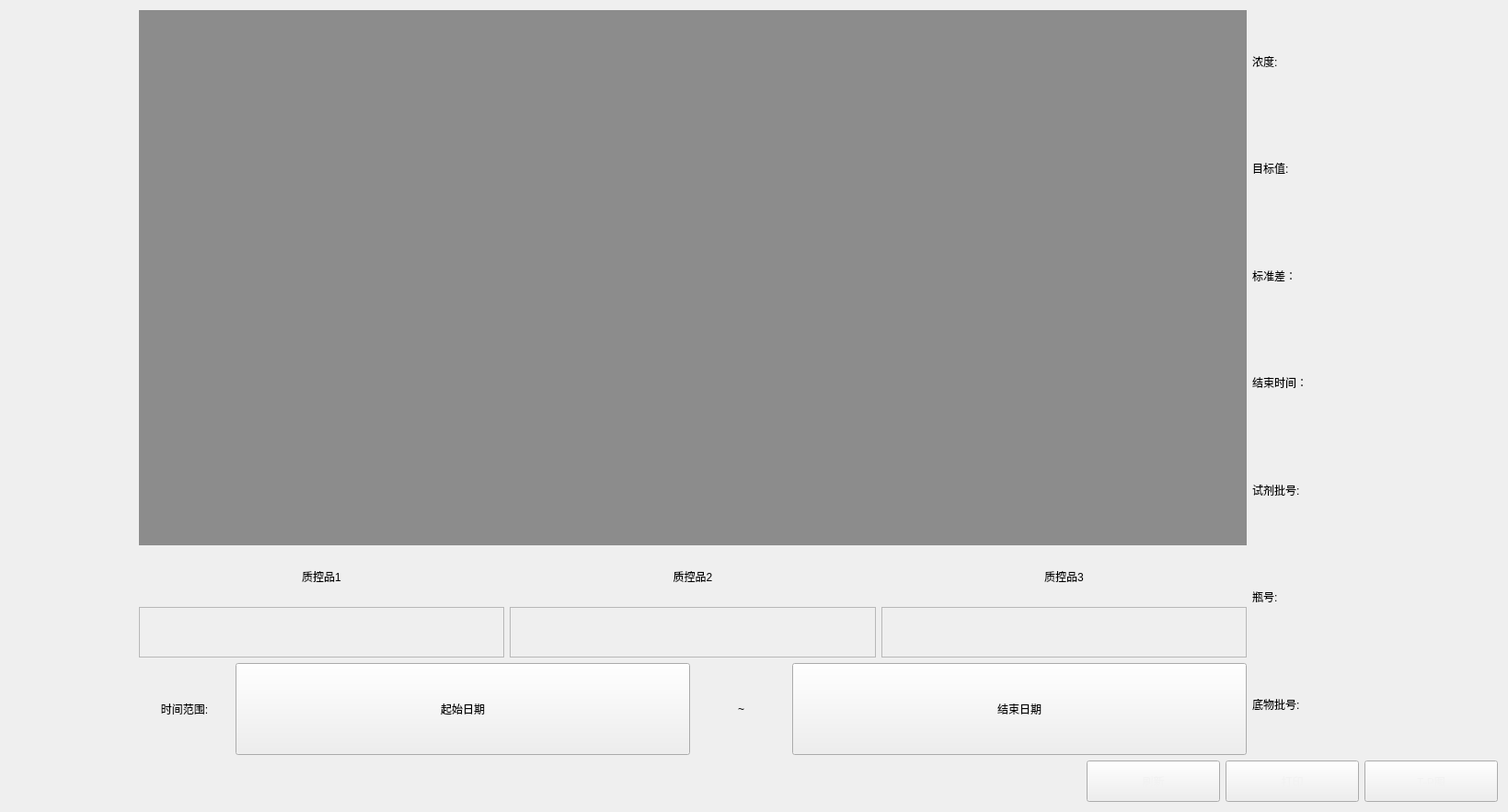
<?xml version="1.0" encoding="UTF-8"?>
<ui version="4.0">
 <class>QCChartLJ</class>
 <widget class="QWidget" name="QCChartLJ">
  <property name="geometry">
   <rect>
    <x>0</x>
    <y>0</y>
    <width>1639</width>
    <height>883</height>
   </rect>
  </property>
  <property name="windowTitle">
   <string>Form</string>
  </property>
  <layout class="QGridLayout" name="gridLayout">
   <item row="0" column="0">
    <layout class="QVBoxLayout" name="verticalLayout_6">
     <item>
      <layout class="QHBoxLayout" name="horizontalLayout_3" stretch="1,9,2">
       <item>
        <widget class="CusTableView" name="QCProjectsTable" native="true"/>
       </item>
       <item>
        <layout class="QVBoxLayout" name="verticalLayout_4" stretch="5,1,1">
         <item>
          <widget class="CusLineChartWidget" name="LJChartsArea" native="true">
           <property name="styleSheet">
            <string notr="true">background-color: rgb(140, 140, 140);</string>
           </property>
          </widget>
         </item>
         <item>
          <layout class="QHBoxLayout" name="horizontalLayout">
           <item>
            <layout class="QVBoxLayout" name="verticalLayout">
             <item>
              <widget class="QLabel" name="label">
               <property name="styleSheet">
                <string notr="true">font: 20pt &quot;Microsoft YaHei UI&quot;;</string>
               </property>
               <property name="text">
                <string>质控品1</string>
               </property>
               <property name="alignment">
                <set>Qt::AlignCenter</set>
               </property>
              </widget>
             </item>
             <item>
              <widget class="CusAdjustBox" name="frame">
               <property name="frameShape">
                <enum>QFrame::StyledPanel</enum>
               </property>
               <property name="frameShadow">
                <enum>QFrame::Raised</enum>
               </property>
              </widget>
             </item>
            </layout>
           </item>
           <item>
            <layout class="QVBoxLayout" name="verticalLayout_2">
             <item>
              <widget class="QLabel" name="label_2">
               <property name="styleSheet">
                <string notr="true">font: 20pt &quot;Microsoft YaHei UI&quot;;</string>
               </property>
               <property name="text">
                <string>质控品2</string>
               </property>
               <property name="alignment">
                <set>Qt::AlignCenter</set>
               </property>
              </widget>
             </item>
             <item>
              <widget class="CusAdjustBox" name="frame_2">
               <property name="frameShape">
                <enum>QFrame::StyledPanel</enum>
               </property>
               <property name="frameShadow">
                <enum>QFrame::Raised</enum>
               </property>
              </widget>
             </item>
            </layout>
           </item>
           <item>
            <layout class="QVBoxLayout" name="verticalLayout_3">
             <item>
              <widget class="QLabel" name="label_3">
               <property name="styleSheet">
                <string notr="true">font: 20pt &quot;Microsoft YaHei UI&quot;;</string>
               </property>
               <property name="text">
                <string>质控品3</string>
               </property>
               <property name="alignment">
                <set>Qt::AlignCenter</set>
               </property>
              </widget>
             </item>
             <item>
              <widget class="CusAdjustBox" name="frame_3">
               <property name="frameShape">
                <enum>QFrame::StyledPanel</enum>
               </property>
               <property name="frameShadow">
                <enum>QFrame::Raised</enum>
               </property>
              </widget>
             </item>
            </layout>
           </item>
          </layout>
         </item>
         <item>
          <layout class="QHBoxLayout" name="horizontalLayout_2" stretch="1,5,1,5">
           <item>
            <widget class="QLabel" name="label_5">
             <property name="styleSheet">
              <string notr="true">font: 20pt &quot;Microsoft YaHei UI&quot;;</string>
             </property>
             <property name="text">
              <string>时间范围:</string>
             </property>
             <property name="alignment">
              <set>Qt::AlignCenter</set>
             </property>
            </widget>
           </item>
           <item>
            <widget class="QPushButton" name="startDatebtn">
             <property name="minimumSize">
              <size>
               <width>0</width>
               <height>100</height>
              </size>
             </property>
             <property name="styleSheet">
              <string notr="true">font: 20pt &quot;Microsoft YaHei UI&quot;;</string>
             </property>
             <property name="text">
              <string>起始日期</string>
             </property>
            </widget>
           </item>
           <item>
            <widget class="QLabel" name="label_6">
             <property name="styleSheet">
              <string notr="true">font: 20pt &quot;Microsoft YaHei UI&quot;;</string>
             </property>
             <property name="text">
              <string>~</string>
             </property>
             <property name="alignment">
              <set>Qt::AlignCenter</set>
             </property>
            </widget>
           </item>
           <item>
            <widget class="QPushButton" name="endDateBtn">
             <property name="minimumSize">
              <size>
               <width>0</width>
               <height>100</height>
              </size>
             </property>
             <property name="styleSheet">
              <string notr="true">font: 20pt &quot;Microsoft YaHei UI&quot;;</string>
             </property>
             <property name="text">
              <string>结束日期</string>
             </property>
            </widget>
           </item>
          </layout>
         </item>
        </layout>
       </item>
       <item>
        <layout class="QVBoxLayout" name="verticalLayout_5">
         <item>
          <widget class="QLabel" name="label_7">
           <property name="styleSheet">
            <string notr="true">font: 20pt &quot;Microsoft YaHei UI&quot;;</string>
           </property>
           <property name="text">
            <string>浓度:</string>
           </property>
           <property name="alignment">
            <set>Qt::AlignLeading|Qt::AlignLeft|Qt::AlignVCenter</set>
           </property>
          </widget>
         </item>
         <item>
          <widget class="QLabel" name="label_8">
           <property name="styleSheet">
            <string notr="true">font: 20pt &quot;Microsoft YaHei UI&quot;;</string>
           </property>
           <property name="text">
            <string>目标值:</string>
           </property>
           <property name="alignment">
            <set>Qt::AlignLeading|Qt::AlignLeft|Qt::AlignVCenter</set>
           </property>
          </widget>
         </item>
         <item>
          <widget class="QLabel" name="label_9">
           <property name="styleSheet">
            <string notr="true">font: 20pt &quot;Microsoft YaHei UI&quot;;</string>
           </property>
           <property name="text">
            <string>标准差：</string>
           </property>
           <property name="alignment">
            <set>Qt::AlignLeading|Qt::AlignLeft|Qt::AlignVCenter</set>
           </property>
          </widget>
         </item>
         <item>
          <widget class="QLabel" name="label_10">
           <property name="styleSheet">
            <string notr="true">font: 20pt &quot;Microsoft YaHei UI&quot;;</string>
           </property>
           <property name="text">
            <string>结束时间：</string>
           </property>
           <property name="alignment">
            <set>Qt::AlignLeading|Qt::AlignLeft|Qt::AlignVCenter</set>
           </property>
          </widget>
         </item>
         <item>
          <widget class="QLabel" name="label_11">
           <property name="styleSheet">
            <string notr="true">font: 20pt &quot;Microsoft YaHei UI&quot;;</string>
           </property>
           <property name="text">
            <string>试剂批号:</string>
           </property>
           <property name="alignment">
            <set>Qt::AlignLeading|Qt::AlignLeft|Qt::AlignVCenter</set>
           </property>
          </widget>
         </item>
         <item>
          <widget class="QLabel" name="label_12">
           <property name="styleSheet">
            <string notr="true">font: 20pt &quot;Microsoft YaHei UI&quot;;</string>
           </property>
           <property name="text">
            <string>瓶号:</string>
           </property>
           <property name="alignment">
            <set>Qt::AlignLeading|Qt::AlignLeft|Qt::AlignVCenter</set>
           </property>
          </widget>
         </item>
         <item>
          <widget class="QLabel" name="label_13">
           <property name="styleSheet">
            <string notr="true">font: 20pt &quot;Microsoft YaHei UI&quot;;</string>
           </property>
           <property name="text">
            <string>底物批号:</string>
           </property>
           <property name="alignment">
            <set>Qt::AlignLeading|Qt::AlignLeft|Qt::AlignVCenter</set>
           </property>
          </widget>
         </item>
        </layout>
       </item>
      </layout>
     </item>
     <item>
      <layout class="QHBoxLayout" name="horizontalLayout_4">
       <item>
        <spacer name="horizontalSpacer">
         <property name="orientation">
          <enum>Qt::Horizontal</enum>
         </property>
         <property name="sizeHint" stdset="0">
          <size>
           <width>40</width>
           <height>20</height>
          </size>
         </property>
        </spacer>
       </item>
       <item>
        <widget class="QPushButton" name="RefreshBtn">
         <property name="minimumSize">
          <size>
           <width>145</width>
           <height>45</height>
          </size>
         </property>
         <property name="styleSheet">
          <string notr="true">QPushButton{
font: 700 13pt &quot;Microsoft YaHei UI&quot;;
color: #F2F2F2;
border-image: url(:/resources/img/common/btnNomal.png);
padding: -1;}
QPushButton:pressed{
font: 700 13pt &quot;Microsoft YaHei UI&quot;;
color: #F2F2F2;
border-image: url(:/resources/img/common/btnClicked.png);
padding: -1;}
</string>
         </property>
         <property name="text">
          <string>刷新</string>
         </property>
        </widget>
       </item>
       <item>
        <widget class="QPushButton" name="PrintBtn">
         <property name="minimumSize">
          <size>
           <width>145</width>
           <height>45</height>
          </size>
         </property>
         <property name="styleSheet">
          <string notr="true">QPushButton{
font: 700 13pt &quot;Microsoft YaHei UI&quot;;
color: #F2F2F2;
border-image: url(:/resources/img/common/btnNomal.png);
padding: -1;}
QPushButton:pressed{
font: 700 13pt &quot;Microsoft YaHei UI&quot;;
color: #F2F2F2;
border-image: url(:/resources/img/common/btnClicked.png);
padding: -1;}
</string>
         </property>
         <property name="text">
          <string>打印</string>
         </property>
        </widget>
       </item>
       <item>
        <widget class="QPushButton" name="TPBtn">
         <property name="minimumSize">
          <size>
           <width>145</width>
           <height>45</height>
          </size>
         </property>
         <property name="styleSheet">
          <string notr="true">QPushButton{
font: 700 13pt &quot;Microsoft YaHei UI&quot;;
color: #F2F2F2;
border-image: url(:/resources/img/common/btnNomal.png);
padding: -1;}
QPushButton:pressed{
font: 700 13pt &quot;Microsoft YaHei UI&quot;;
color: #F2F2F2;
border-image: url(:/resources/img/common/btnClicked.png);
padding: -1;}
</string>
         </property>
         <property name="text">
          <string>T-P图</string>
         </property>
        </widget>
       </item>
      </layout>
     </item>
    </layout>
   </item>
  </layout>
 </widget>
 <customwidgets>
  <customwidget>
   <class>CusTableView</class>
   <extends>QWidget</extends>
   <header location="global">CusTableView.h</header>
   <container>1</container>
  </customwidget>
  <customwidget>
   <class>CusAdjustBox</class>
   <extends>QFrame</extends>
   <header location="global">CusAdjustBox.h</header>
   <container>1</container>
  </customwidget>
  <customwidget>
   <class>CusLineChartWidget</class>
   <extends>QWidget</extends>
   <header location="global">CusLineChartWidget.h</header>
   <container>1</container>
  </customwidget>
 </customwidgets>
 <resources/>
 <connections/>
</ui>
